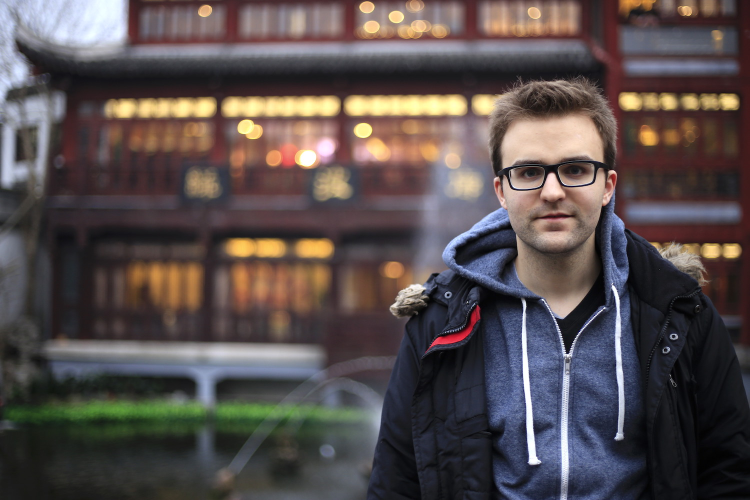
#> input picture bild.jpg, 1500 x 1000 px (shown at 1/2 size)
$ jupyter execute tutorial.ipynb
#> lines starting #> are read from the running program, lines starting #| are printed output that depends on the picture; after the words box and inside, x2 and y2 are one past the last pixel; in counts of white or black regions, pixels touching at a corner belong together
# Tutorial: OpenCV

Laden der notwendigen Bibliotheken
- OpenCV: `cv2`: Programmierbibliothek für Computer Vision
- NumPy: `numpy`: Bibliothek für numerische Berechnungen
- Matplotlib: `matplotlib.pyplot`: Bibliothek für Datenvisualisierung

[cell 1]
import cv2
import numpy as np
import matplotlib.pyplot as plt

Laden des Bildes
- Verwenden von `cv2.imread()`, um ein Bild von einem angegebenen Pfad zu laden
- Beispielpfad: `'path/to/your/image.jpg'`

Ausgabe der Bild-Dimensionen und des Bildes
- Verwenden von `img.shape`, um die Dimensionen des geladenen Bildes zu erhalten
- Verwenden von `cv2.imshow()`, um das Bild anzuzeigen

[cell 2]
img = cv2.imread('bild.jpg', )
#> img is the input picture: shape (1000, 1500, 3); mean B, G, R 77.7, 78.1, 87.6

image = cv2.cvtColor(img, cv2.COLOR_BGR2RGB) # type: ignore

print(image.shape)
#| (1000, 1500, 3)
plt.imshow(image)
plt.show()

Ausgabe des Bildes im Graustufen

[cell 3]
grey_image = cv2.cvtColor(img, cv2.COLOR_BGR2GRAY)
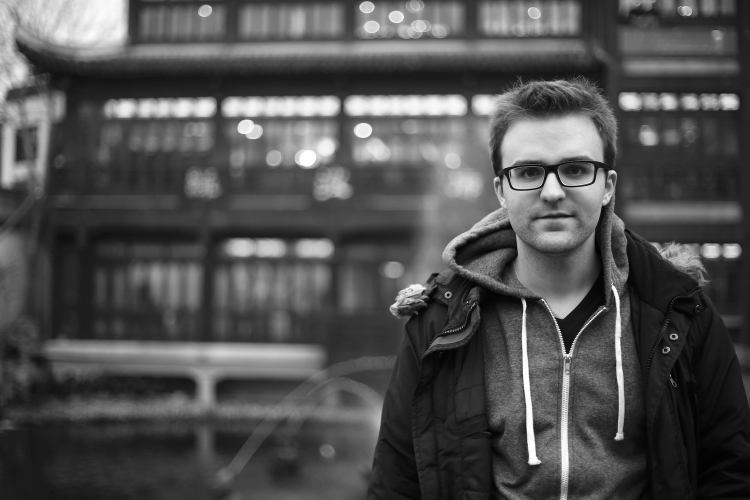
#> grey_image: shape (1000, 1500) (shown at 1/2 size); min 0, max 255, mean 80.9
print(grey_image.shape)
#| (1000, 1500)
plt.imshow(grey_image, 'gray')
plt.show()

Helligkeit verändern
- wie das Bild intern gespeichert wird (kompakt als unit8 Array mit Werten von 0-255)
- wie die Helligkeit vom Bild verändert werden kann (z.B. durch Addition eines Wertes zu jedem Pixel)

[cell 4]
z = np.zeros(image.shape, dtype=np.uint8) + 50
increased_brightness = image + z
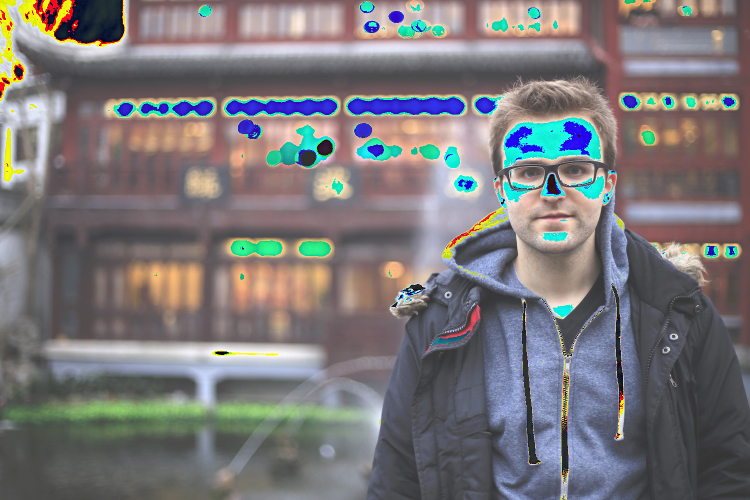
#> increased_brightness: shape (1000, 1500, 3) (shown at 1/2 size); mean R, G, B 122.3, 119.4, 121.3
plt.imshow(increased_brightness)

Einfachere Erhöhung der Helligkeit mithilfe der OpenCV-Funktion `cv2.add()`
- Vermeidung von Überlaufproblemen durch die Verwendung von `cv2.add()`, die die Pixelwerte korrekt behandelt

[cell 5]
bright_image = cv2.add(image, 100)
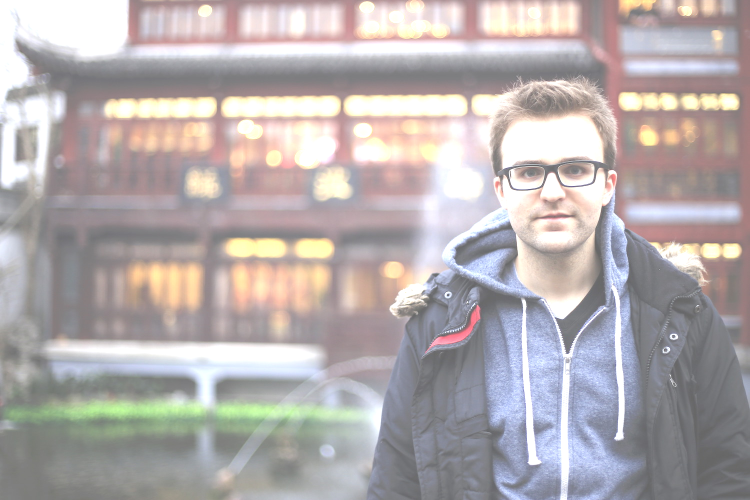
#> bright_image: shape (1000, 1500, 3) (shown at 1/2 size); mean R, G, B 181, 174, 174.4
plt.imshow(bright_image)

Rechteck einzeichnen
- Verwenden von `cv2.rectangle()`, um ein Rechteck auf dem Bild zu zeichnen
- Beispiel: `cv2.rectangle(image, (startX, startY), (endX, endY), color, thickness)`

[cell 6]
startX = 900
startY = 150
endX = startX + 500
endY = startY + 500
edgecolor = (0, 0, 255) # Blau in RGB
thickness = 10

cv2.rectangle(image, (startX, startY), (endX, endY), edgecolor, thickness)
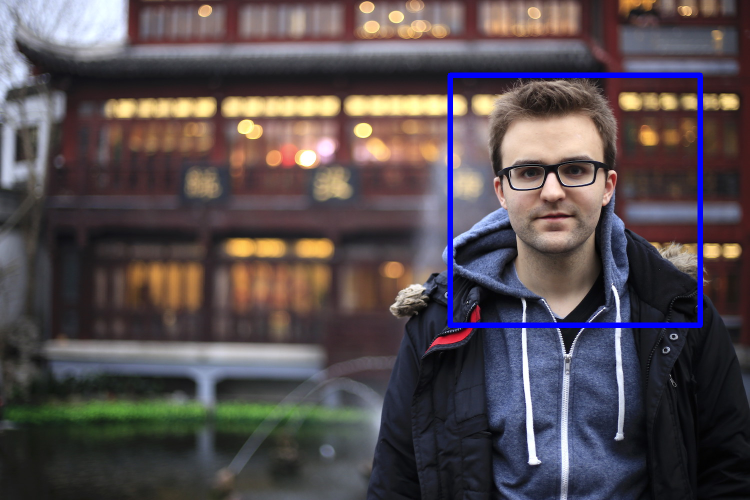
#> image: shape (1000, 1500, 3) (shown at 1/2 size); mean R, G, B 86.5, 77.1, 80.3

plt.imshow(image)
plt.show()

Gesichtserkennung mit vortrainierten Modellen
- Erkennungs von Gesichtern in Bildern mithilfe von vortrainierten Klassifikatoren (Haar-Cascades)
- Laden des vortrainierten Modells mit `cv2.CascadeClassifier()`
- Parameter für die Gesichtserkennung anpassen (z.B. `scaleFactor`, `minNeighbors`, `minSize`)
- Erklärung der Parameter:

    a) `scaleFactor`: Gibt an, wie stark das Bild bei jeder Skalierung verkleinert wird. Ein Wert von 1.1 bedeutet, dass das Bild um 10% verkleinert wird.

    b) `minNeighbors`: Gibt an, wie viele Nachbarn ein Rechteck haben muss, um als Gesicht erkannt zu werden. Ein höherer Wert führt zu weniger Erkennungen, aber weniger Fehlalarmen.

    c) `minSize`: Gibt die minimale Größe der zu erkennenden Gesichter an. Kleinere Gesichter werden ignoriert.

- Einzeichnen der erkannten Gesichter
- Zeichnen von Rechtecken um die erkannten Gesichter im Bild

[cell 7]
gray_image = cv2.cvtColor(img, cv2.COLOR_BGR2GRAY)
# Ensure the correct path to the Haar cascade XML file
cascade_path = cv2.data.haarcascades + 'haarcascade_frontalface_default.xml'
# print(cascade_path)
classifier = cv2.CascadeClassifier(cascade_path)

# Perform face detection
faces = classifier.detectMultiScale(gray_image, minNeighbors=12)
#> faces = [[976, 240, 262, 262]]
print(f"Es wurden {len(faces)} Gesichter gefunden")
#| Es wurden 1 Gesichter gefunden
print(faces)
#| [[976 240 262 262]]

c = img.copy()
for (x, y, w, h) in faces:
    cv2.rectangle(c, (x, y), (x + w, y + h), (0, 255, 0), 10)
#> this loop made 1 pass
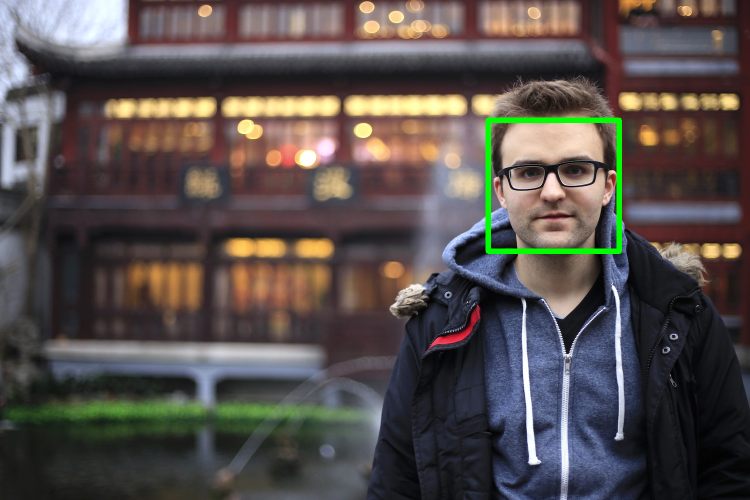
#> c: shape (1000, 1500, 3) (shown at 1/2 size); 0.77% of pixels changed, all inside (x1, y1, x2, y2) = (971, 235, 1244, 508)

i = cv2.cvtColor(c, cv2.COLOR_BGR2RGB)
plt.imshow(i)
plt.show()
